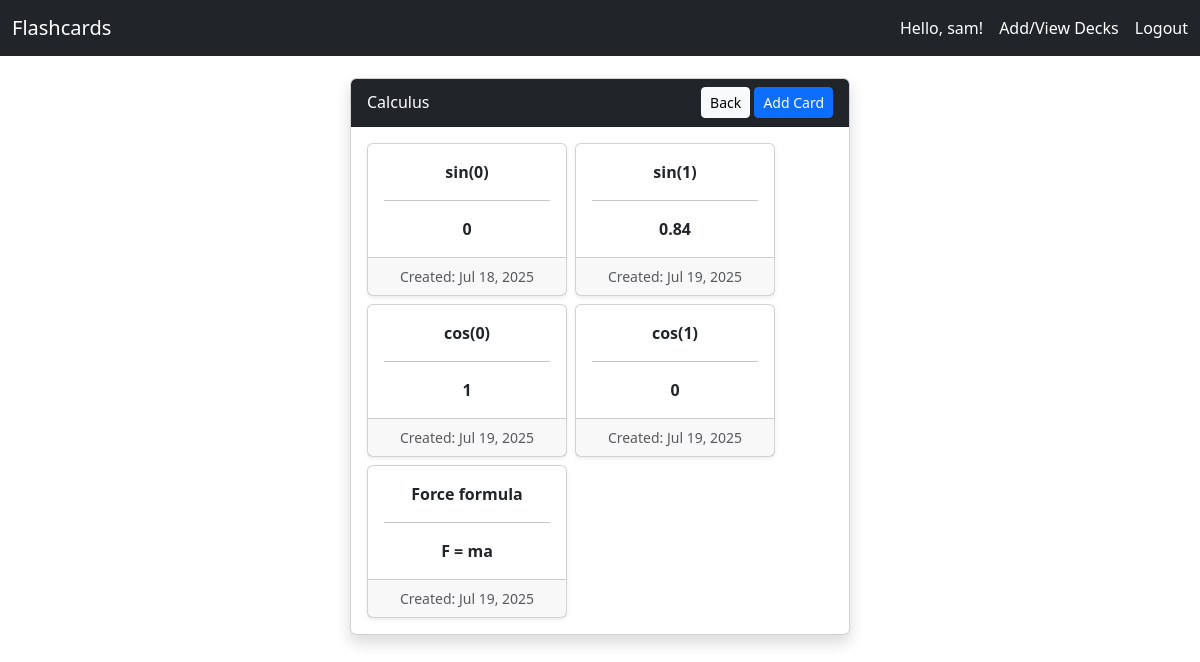
/viewCards/1/ (signed in), run on the app's committed database.
### flashcards/models.py (models this page shows, shortened)
class User(AbstractUser):
    pass

class Deck(models.Model):
    name = models.CharField(max_length=100)
    description = models.TextField(blank=True)
    owner = models.ForeignKey(User, on_delete=models.CASCADE, related_name='decks')
    share_token = models.CharField(max_length=100, unique=True, default=uuid.uuid4)
    created_on = models.DateTimeField(auto_now_add=True)
    last_reviewed = models.DateTimeField(null=True, blank=True)

class Card(models.Model):
    deck = models.ForeignKey(Deck, models.CASCADE, related_name="card")
    front = models.TextField()
    back = models.TextField()
    last_reviewed = models.DateTimeField(null=True, blank=True)
    difficulty = models.CharField(max_length=20, choices=[
        ('again', 'Again'),
        ('easy', 'Easy'),
        ('medium', 'Medium'),
        ('hard', 'Hard')
    ], default='medium')
    created_at = models.DateTimeField(auto_now_add=True)
    updated_at = models.DateTimeField(auto_now=True)

### flashcards/views.py (the view)
# urls.py: path('viewCards/<int:deck_id>/', views.viewCards, name='viewCards'),
@login_required
def viewCards(request, deck_id):
    deck = get_object_or_404(Deck, id=deck_id, owner=request.user)
    cards = Card.objects.filter(deck=deck)
    return render(request, 'flashcards/viewCards.html', {
        "deck": deck,
        "cards": cards,
    })

### flashcards/templates/flashcards/viewCards.html (shortened to what this page needs)
{% extends 'flashcards/layout.html' %}
{% block content %}
<div class="d-flex justify-content-center align-items-center min-vh-100" style="margin-top: -100px;">
  <div style="width: 100%; max-width: 500px;">
    <div class="card shadow rounded" style="max-height: 80vh; overflow-y: auto;">
      <div class="card-header bg-dark text-white d-flex justify-content-between align-items-center">
        <span>{{ deck.name }}</span>
        <div>
          <a href="{% url 'viewDeck' deck.id %}" class="btn btn-sm btn-light">Back</a>
          <a href="{% url 'addCard' deck.id %}" class="btn btn-sm btn-primary">Add Card</a>
        </div>
      </div>
      <div class="card-body d-flex flex-wrap gap-2 justify-content-start">
        {% if cards %}
          {% for card in cards %}
            <div class="card shadow-sm position-relative card-hover" style="width: 200px;">
              <div class="card-body text-center">
                <p class="card-text"><strong>{{ card.front }}</strong></p>
                <hr>
                <p class="card-text"><strong>{{ card.back }}</strong></p>
              </div>
              <div class="card-footer text-muted small text-center">
                Created: {{ card.created_at|date:"M d, Y" }}
              </div>
            </div>
          {% endfor %}
        {% else %}
          <p class="text-muted">No cards in this deck yet.</p>
        {% endif %}
      </div>
    </div>
  </div>
</div>
{% endblock %}

### flashcards/templates/flashcards/layout.html (shortened to what this page needs)
{% load static %}
<!DOCTYPE html>
<html lang="en">
    <head>
        <link href="https://cdn.jsdelivr.net/npm/bootstrap@5.3.3/dist/css/bootstrap.min.css" rel="stylesheet">
        <link href="https://cdn.jsdelivr.net/npm/bootstrap-icons/font/bootstrap-icons.css" rel="stylesheet">
        <link rel="stylesheet" href="{% static 'flashcards/css/styles.css' %}">
    </head>
    <body>
        <nav class="navbar navbar-dark bg-dark w-100 px-0 mx-0">
            <div class="container-fluid">
              <a class="navbar-brand" href="{% url 'index' %}">Flashcards</a>
              <ul class="navbar-nav ms-auto flex-row gap-3 align-items-center">
                {% if user.is_authenticated %}
                  <li class="nav-item text-white">Hello, {{ user.username }}!</li>
                  <li class="nav-item">
                    <a class="nav-link text-white" href="{% url 'viewDecks' %}">Add/View Decks</a>
                  </li>
                  <li class="nav-item">
                    <a class="nav-link text-white" href="{% url 'logout' %}">Logout</a>
                  </li>
                {% endif %}
              </ul>
            </div>
          </nav>
        {% block content %}
        {% endblock %}
    </body>
</html>

### data on the page
User: username "sam"
Deck: name "Calculus"
Card: front "sin(0)", back "0", created_at "Jul 18, 2025"
Card: front "sin(1)", back "0.84", created_at "Jul 19, 2025"
Card: front "cos(0)", back "1", created_at "Jul 19, 2025"
Card: front "cos(1)", back "0", created_at "Jul 19, 2025"
Card: front "Force formula", back "F = ma", created_at "Jul 19, 2025"
